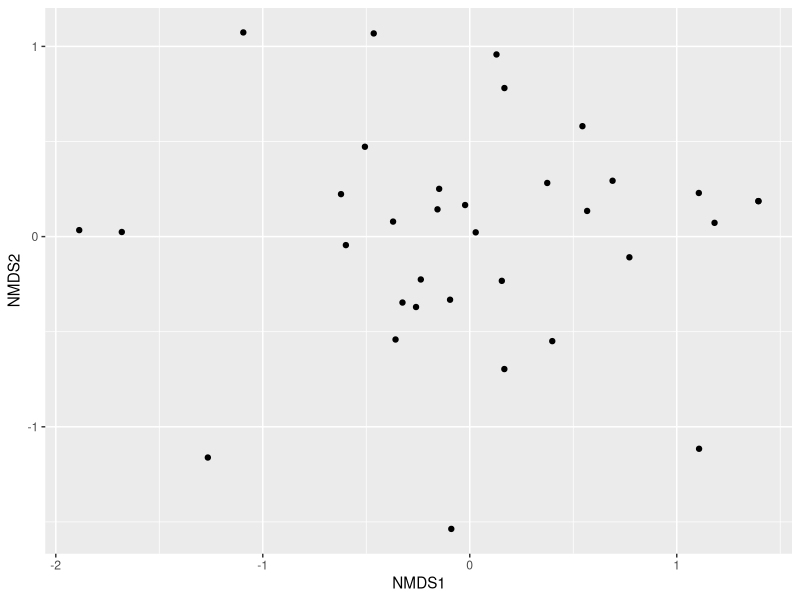

Reproduce this figure in R.
library(tidyverse)
library(vegan)

#Raw abundances (morphotype counts) -- use Bray-Curtis Distance

data_count <- as.data.frame(read_csv("Morpho2_counts_byrock.csv")) #import data

rocknames <- as.vector(data_count$rock_name) #make vector of rock names

data_count <- data_count %>% #sort by rock names for consistency
  arrange(rocknames)

rownames(data_count) <- data_count[,1] #set rock names to row names and delete first column
data_count <- data_count[,-1] 

data_count <- as.matrix(data_count) #format as matrix for input into vegan

dist_bray <- vegdist(data_count, method = "bray")

##visualize distances with NMDS -- not really that useful but could be interesting if you get ggplot to label the rock names
nmds <- metaMDS(dist_bray)
scores(nmds) %>%    
  as_tibble(rownames = "Rock") %>%
  ggplot(aes(x=NMDS1,y=NMDS2)) +
  geom_point()

dist_bray_df <- as.data.frame(as.matrix(dist_bray))
colnames(dist_bray_df) <- rownames(dist_bray_df)
write.csv(dist_bray_df, file = "bray_curtis.csv", row.names = TRUE)

##----------------------------------------------#

#Proportions (morphotype frequencies) -- use Hellinger Distance

data_freq <- as.data.frame(read_csv("Morpho2_freqs_byrock.csv")) #import data

rocknames <- as.vector(data_freq$rock_name) #make vector of rock names

data_freq <- data_freq %>% #sort by rock names for consistency
  arrange(rocknames)

rownames(data_freq) <- data_freq[,1] #set rock names to row names and delete first column
data_freq <- data_freq[,-1] 

data_freq <- as.matrix(data_freq) #format as matrix for input into vegan

dist_hel<- vegdist(data_freq, method = "hellinger")

dist_hel_df <- as.data.frame(as.matrix(dist_hel))
colnames(dist_hel_df) <- rownames(dist_hel_df)
write.csv(dist_hel_df, file = "hellinger.csv", row.names = TRUE)

########################################################
#Code for making pairwise stratigraphic matrix:

data_strat <- as_tibble(read.csv("dataStratFiltered.csv")) #read in the wide dataframe that was filtered for rocks with strat. info
data_strat <- data_strat %>%
  arrange(rock_name)
#Make table with every rock name and its corresponding stratigraphic height.
rock_heights <- data_strat %>% 
  group_by(rock_name) %>%
  distinct(strat_height)

rocksnames_strat <- as.vector(rock_heights$rock_name)

rock_heights2 <- as.matrix(rock_heights)
rock_heights2 <- as.numeric(rock_heights2[,2])

strat_pairwise <- vegdist(rock_heights2, method = "euclidean")
strat_pairwise <- as.matrix(strat_pairwise)
rownames(strat_pairwise) <- rocksnames_strat
colnames(strat_pairwise) <- rocksnames_strat
######################################
#Code similar to first section (make an ecological distance matrix) but filtered for samples w/ stratigraphic info
data_count_strat <- as.data.frame(read_csv("Morpho2_counts_byrock_Strat.csv")) #import data

rocknames_strat <- as.vector(data_count_strat$rock_name) #make vector of rock names

data_count_strat <- data_count_strat %>% #sort by rock names for consistency
  arrange(rocknames_strat)

rownames(data_count_strat) <- data_count_strat[,1] #set rock names to row names and delete first column
data_count_strat <- data_count_strat[,-1] 

data_count_strat <- as.matrix(data_count_strat) #format as matrix for input into vegan

dist_bray_strat <- vegdist(data_count_strat, method = "bray")

dist_bray_df_strat <- as.data.frame(as.matrix(dist_bray_strat))
colnames(dist_bray_df_strat) <- rownames(dist_bray_df_strat)
write.csv(dist_bray_df_strat, file = "bray_curtis_StratFiltered.csv", row.names = TRUE)

dist_bray_strat <- as.matrix(dist_bray_strat)
rownames(dist_bray_strat) <- rocksnames_strat
colnames(dist_bray_strat) <- rocksnames_strat

#same for Hellinger:
data_freq_strat <- as.data.frame(read_csv("Morpho2_freqs_byrock_Strat.csv")) #import data
rocknames_strat <- as.vector(data_freq_strat$rock_name) #make vector of rock names

data_freq_strat <- data_freq_strat %>% #sort by rock names for consistency
  arrange(rocknames_strat)

rownames(data_freq_strat) <- data_freq_strat[,1] #set rock names to row names and delete first column
data_freq_strat <- data_freq_strat[,-1] 

data_freq_strat <- as.matrix(data_freq_strat) #format as matrix for input into vegan

dist_hel_strat <- vegdist(data_freq_strat, method = "hellinger")

dist_hel_df_strat <- as.data.frame(as.matrix(dist_hel_strat))
colnames(dist_hel_df_strat) <- rownames(dist_hel_df_strat)
write.csv(dist_hel_df_strat, file = "hellinger_StratFiltered.csv", row.names = TRUE)

dist_hel_strat <- as.matrix(dist_hel_strat)
rownames(dist_hel_strat) <- rocksnames_strat
colnames(dist_hel_strat) <- rocksnames_strat

#####MANTEL TEST FOR STRATIGRAPHIC HEIGHTS###################

mantel_strat_count <- mantel(dist_bray_strat, strat_pairwise, method = "pearson", permutations = 999)
print(mantel_strat_count)

mantel_strat_freq <- mantel(dist_hel_strat, strat_pairwise, method = "pearson", permutations = 999)
print(mantel_strat_freq)

